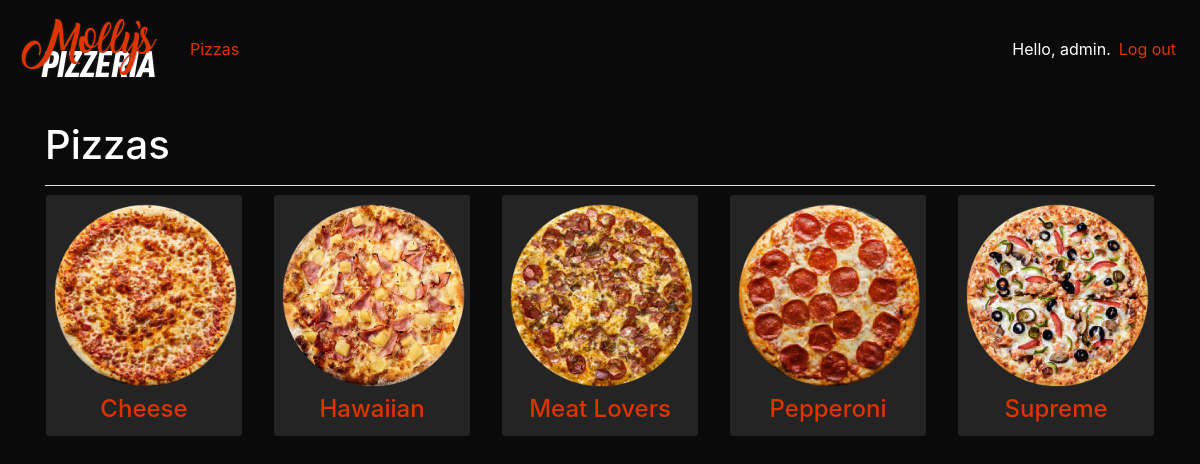
/pizzas/ (signed in), run on the app's committed database.
### pizza_app/models.py (models this page shows)
class Pizza(models.Model):
    name = models.CharField(max_length=200)
    image = models.ImageField(upload_to="pizzas", default='Cheese.png')
    def __str__(self):
        return self.name

### pizza_app/views.py (the view)
# urls.py: path('pizzas/', views.pizzas, name='pizzas'),
def pizzas(request):
    pizzas = Pizza.objects.order_by('name')
    context = {'pizzas':pizzas}
    return render(request, 'pizza_app/pizzas.html', context)

### pizza_app/templates/pizza_app/pizzas.html
{% extends "pizza_app/base.html" %}
{% load static %}
{% block page_header %}
    <h1>Pizzas</h1>
{% endblock page_header %}
{% block content %}
{% block styles %}
    <link rel="stylesheet" href="{% static 'pizza_app/css/pizzeria_theme.css' %}">
{% endblock %}
<head>
</head>
<div class="card-deck">
    {% for pizza in pizzas %}
        <div class="card">
            <a href="{% url 'pizza_app:pizza' pizza.id %}">
            <div class="card-block">
                <img src="{{ pizza.image.url }}" style="width: 200px;" class="center"/>
                <h4 class="card-title" style="text-align: center;">{{ pizza }}
                </h4>
            </div>
            </a>
        </div>
    {% endfor %}
</div>
{% endblock content %}

### pizza_app/templates/pizza_app/base.html (shortened to what this page needs)
{% load bootstrap4 %}
{% load static %}
<!doctype html>
<html lang="en">
<head>
   {% bootstrap_css %}
   {% block styles %}{% endblock %}
</head>
<body>
   <nav class="navbar navbar-expand-md navbar-light bg-light mb-4">
       <a class="navbar-brand" href="{% url 'pizza_app:index'%}">
           <img src="{% static 'pizza_app/images/pizzeria_logo.png' %}"></a>
       <div class="collapse navbar-collapse" id="navbarCollapse">
           <ul class="navbar-nav mr-auto">
               <li class="nav-item">
                   <a class="nav-link" href="{% url 'pizza_app:pizzas'%}">
                       Pizzas</a>
                </li>
           </ul>
           <ul class="navbar-nav ml-auto">
                {% if user.is_authenticated %}
                <li class="nav-item">
                    <span class="navbar-text">Hello, {{ user.username }}.</span>
                </li>
                <li class="nav-item">
                    <a class="nav-link" href="{% url 'users:logout' %}">Log out</a>
                </li>
                {% endif %}
            </ul>
       </div>
   </nav>
   <main role="main" class="container">
       <div class="pb-2 mb-2 border-bottom">
           {% block page_header %}<link rel="stylesheet" type="text/css" href="static/pizza_app/css/pizzeria_theme.css"> {% endblock page_header %}
       </div>
       <div>
           {% block content %}{% endblock content %}
       </div>
   </main>
</body>
</html>

### data on the page
Pizza: image (picture), name "Cheese"
Pizza: image (picture), name "Hawaiian"
Pizza: image (picture), name "Meat Lovers"
Pizza: image (picture), name "Pepperoni"
Pizza: image (picture), name "Supreme"

### other printed values
{{ user.username }} "admin"
